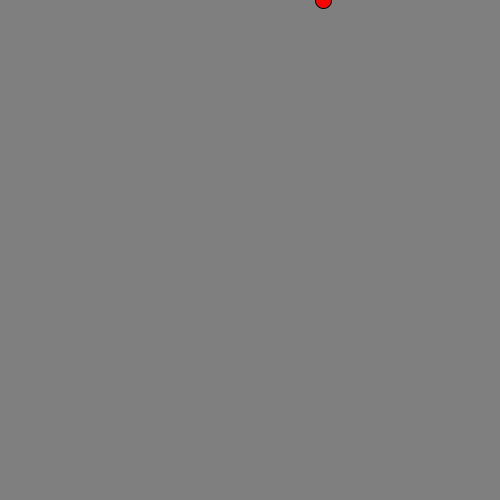
Frame 1 (no input)
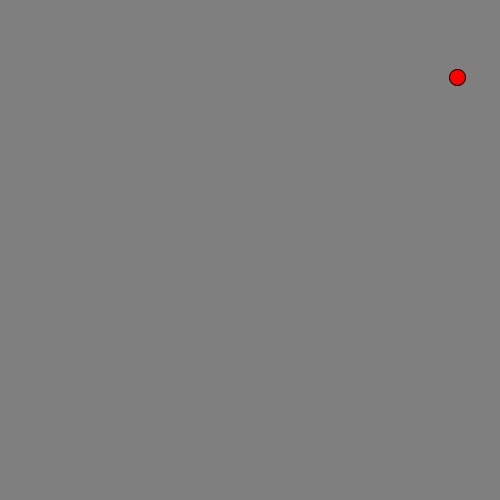
Frame 60 (the mouse pressed at the canvas centre just before this capture)
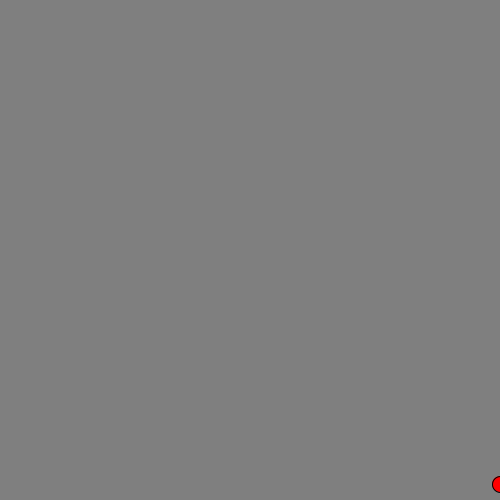
Frame 120 (the mouse held since frame 60 and released just before this capture)

The Processing sketch that drew these frames (run headless with seeded random() and noise(); from frame 60 on, the mouse is pressed at the canvas centre):

// Processing sketch: processing_27128
// ── processing_27128.pde

int ballW = 16;
int ballH = 16;
float ballXPos = 0;
float ballYPos = 0;
float ballYSpeed = 0;
float ballXSpeed = 0;
void setup()
{
  size(500,500);
  ballXPos = random(0, width);
}
void draw()
{
  background(127);
  fill(255,0,0);
  ellipse(ballXPos, ballYPos, ballW, ballH);
  ballXPos += ballXSpeed;
  ballYPos += ballYSpeed;
  ballYSpeed += 1;
  ballXSpeed += 1;
  if (ballYPos > height){
    ballYPos = height;
    ballYSpeed = -random(4,30);
  }
  if (ballXPos > width){
    ballXPos = width;
    ballXSpeed = -random(4,30);
  }
}
